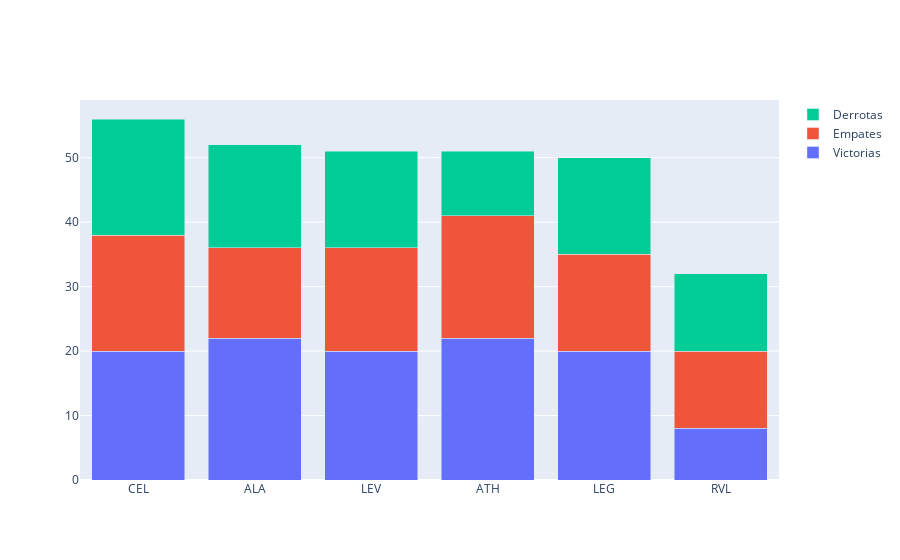

The notebook cell this image was saved under:
### Code cell
import plotly.graph_objects as go

x=[ "ALA", "LEV","ATH", "LEG","RVL","CEL"]
fig = go.Figure(go.Bar(x=x, y=[ ALAvictories, LEVvictories, ATHvictories, LEGvictories, RVLvictories, CELvictories], name='Victorias'))
fig.add_trace(go.Bar(x=x, y=[ ALAdraw, LEVdraw, ATHdraw, LEGdraw, RVLdraw, CELdraw], name='Empates'))
fig.add_trace(go.Bar(x=x, y=[ ALAdefeats, LEVdefeats, ATHdefeats, LEGdraw, RVLdraw, CELdraw], name='Derrotas'))

fig.update_layout(barmode='stack', xaxis={'categoryorder':'total descending'})
fig.show()

### Figure 1 — Plotly figure (JSON) as saved in the notebook; plotly's stock layout.template omitted (floating-point values rounded to 4 significant figures)
{"data": [{"name": "Victorias", "type": "bar", "x": ["ALA", "LEV", "ATH", "LEG", "RVL", "CEL"], "y": [22, 20, 22, 20, 8, 20]}, {"name": "Empates", "type": "bar", "x": ["ALA", "LEV", "ATH", "LEG", "RVL", "CEL"], "y": [14, 16, 19, 15, 12, 18]}, {"name": "Derrotas", "type": "bar", "x": ["ALA", "LEV", "ATH", "LEG", "RVL", "CEL"], "y": [16, 15, 10, 15, 12, 18]}], "layout": {"barmode": "stack", "xaxis": {"categoryorder": "total descending"}}}
